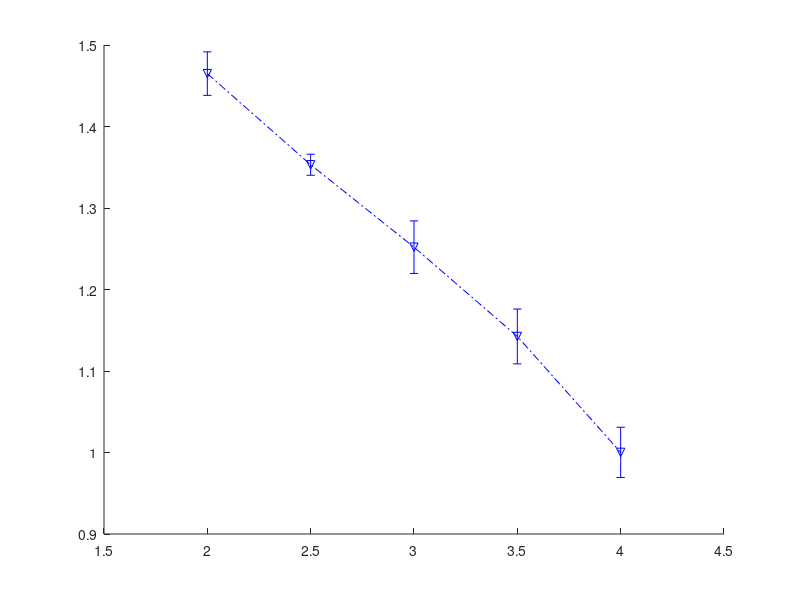

Reproduce this figure in MATLAB. (Note: this script raises an error after producing the figure.)
clc;clear; close all;
load CompareResults13;
load CompareResultsStd13;
CompareResults=CompareResults13;
CompareResultsStd=CompareResultsStd13;
load CompareResults2;
load CompareResultsStd2;
CompareResults(2,:)=CompareResults2(2,:);
CompareResults(5,:)=CompareResults2(5,:);
CompareResultsStd(2,:)=CompareResultsStd2(2,:);
CompareResultsStd(4,:)=CompareResultsStd2(4,:);

CompareResults(:,1)=[];
CompareResultsStd(:,1)=[];


K=297; 
% m_num=[1.5 2 2.5 3 3.5 4];
m_num=[2 2.5 3 3.5 4];

ms=5; ts=12;


figure; hold on;
errorbar(m_num, CompareResults(1,:), CompareResultsStd(1,:), 'bv-.', 'linewidth', 2,  'MarkerSize',ms); 
errorbar(m_num, CompareResults(2,:), CompareResultsStd(2,:), 'gd--', 'linewidth', 2, 'MarkerSize',ms); 
errorbar(m_num, CompareResults(3,:), CompareResultsStd(3,:), 'rp-', 'linewidth', 2, 'MarkerSize',ms); 
ylabel('Recovery Error'); xlabel('Sample Size Ratio (n / k)');box on;
legend('OMP', 'Lasso','StructOMP');
% axis([m_num(1)-round(0.25*K) m_num(end)+round(0.25*K) -0 0.3])
axis([m_num(1)-0.25 m_num(end)+0.25 0 1.6])

textobj = findobj('type', 'text');
set(textobj, 'fontsize', ts);
h_xlabel = get(gca,'XLabel');
set(h_xlabel,'FontSize',ts); 
h_xlabel = get(gca,'YLabel');
set(h_xlabel,'FontSize',ts); 

figure; hold on;
errorbar(m_num, CompareResults(4,:), CompareResultsStd(4,:), 'bv-.', 'linewidth', 2, 'MarkerSize',ms);
errorbar(m_num, CompareResults(5,:), CompareResultsStd(5,:), 'gd--', 'linewidth', 2, 'MarkerSize',ms);
errorbar(m_num, CompareResults(6,:), CompareResultsStd(6,:), 'rp-', 'linewidth', 2, 'MarkerSize',ms);
ylabel('CPU Time (Second)'); xlabel('Sample Size Ratio (n / k)');box on;
axis([m_num(1)-0.25 m_num(end)+0.25 0 100])

legend('OMP','Lasso', 'StructOMP','Location','NorthWest');
textobj = findobj('type', 'text');
set(textobj, 'fontsize', ts);
h_xlabel = get(gca,'XLabel');
set(h_xlabel,'FontSize',ts); 
h_xlabel = get(gca,'YLabel');
set(h_xlabel,'FontSize',ts); 
